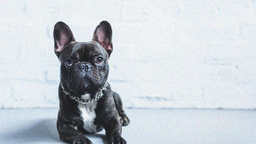
#> input picture images/input/dog.png, 256 x 144 px, shrunk from 1280 x 720 before the run, found by its file name
$ python debug_pipeline.py
#> lines starting #> are read from the running program, lines starting #| are printed output that depends on the picture; after the words box and inside, x2 and y2 are one past the last pixel; in counts of white or black regions, pixels touching at a corner belong together
### src/turtle_draw/turtle_draw/vision/grayscale.py
import cv2
import numpy as np
import matplotlib.pyplot as plt


def rgb_to_grayscale(image):
    """
    Converte uma imagem RGB para escala de cinza
    Fórmula:
    Gray = 0.299R + 0.587G + 0.114B
    """

    # Separa os canais
    red = image[:, :, 0]
    green = image[:, :, 1]
    blue = image[:, :, 2]

    # Aplica fórmula de luminância
    grayscale = (
        0.299 * red +
        0.587 * green +
        0.114 * blue
    )

    return grayscale.astype(np.uint8)


# [20 lines left out: function main, not called in this run]


# [2 lines that do not run on import are left out]

### src/turtle_draw/turtle_draw/vision/convolution.py
import numpy as np
import matplotlib.pyplot as plt
import cv2

from turtle_draw.vision.grayscale import (
    rgb_to_grayscale
)


def apply_convolution(image, kernel):
    """
    Aplica convolução manual em uma imagem
    """

    # Dimensões da imagem
    image_height, image_width = image.shape

    # Dimensões do kernel
    kernel_height, kernel_width = kernel.shape

    # Calcula padding
    pad_h = kernel_height // 2
    pad_w = kernel_width // 2

    # Cria imagem com padding
    padded_image = np.pad(
        image,
        ((pad_h, pad_h), (pad_w, pad_w)),
        mode='constant'
    )

    # Cria saída vazia
    output = np.zeros_like(image)

    # Percorre pixels da imagem
    for y in range(image_height):

        for x in range(image_width):

            # Extrai região local
            region = padded_image[
                y:y + kernel_height,
                x:x + kernel_width
            ]

            # Multiplicação elemento a elemento
            value = np.sum(region * kernel)

            # Salva resultado
            output[y, x] = value

    return output


# [33 lines left out: function main, not called in this run]


# [2 lines that do not run on import are left out]

### src/turtle_draw/turtle_draw/vision/invert.py
import numpy as np


def invert_image(binary_image):

    """
    Inverte imagem binária.
    """

    return 255 - binary_image

### src/turtle_draw/turtle_draw/vision/dilation.py
import numpy as np


def dilate(binary_image):

    """
    Dilatação manual.
    """

    height, width = binary_image.shape

    output = np.copy(binary_image)

    kernel_size = 3
    offset = kernel_size // 2

    for y in range(offset, height - offset):

        for x in range(offset, width - offset):

            region = binary_image[
                y-offset:y+offset+1,
                x-offset:x+offset+1
            ]

            # Se algum pixel for branco
            if np.max(region) == 255:

                output[y, x] = 255

    return output

### src/turtle_draw/turtle_draw/vision/closing.py
from turtle_draw.vision.dilation import (
    dilate
)

from turtle_draw.vision.erosion import (
    erode
)


def apply_closing(binary_image):

    """
    Closing mais forte.
    """

    output = binary_image

    # Dilata várias vezes
    for _ in range(30):

        output = dilate(output)

    # Erode várias vezes
    for _ in range(30):

        output = erode(output)

    return output

### src/turtle_draw/turtle_draw/vision/erosion.py
import numpy as np


def erode(binary_image):

    """
    Erosão manual.
    """

    height, width = binary_image.shape

    output = np.copy(binary_image)

    kernel_size = 3
    offset = kernel_size // 2

    for y in range(offset, height - offset):

        for x in range(offset, width - offset):

            region = binary_image[
                y-offset:y+offset+1,
                x-offset:x+offset+1
            ]

            # Todos precisam ser brancos
            if np.min(region) == 255:

                output[y, x] = 255

            else:

                output[y, x] = 0

    return output

### src/turtle_draw/turtle_draw/vision/outer_contour.py
import numpy as np


def extract_outer_contour(binary_image):

    """
    Extrai apenas o contorno externo.
    """

    height, width = binary_image.shape

    contour = np.full(
        (height, width),
        255,
        dtype=np.uint8
    )

    for y in range(1, height - 1):

        for x in range(1, width - 1):

            # Pixel preto = objeto
            if binary_image[y, x] == 0:

                # Região vizinha
                neighbors = binary_image[
                    y-1:y+2,
                    x-1:x+2
                ]

                # Se algum vizinho for branco
                if np.max(neighbors) == 255:

                    contour[y, x] = 0

    return contour

### src/turtle_draw/turtle_draw/vision/blur.py
import cv2
import numpy as np
import matplotlib.pyplot as plt

from turtle_draw.vision.grayscale import (
    rgb_to_grayscale
)
from turtle_draw.vision.convolution import (
    apply_convolution
)


def apply_blur(image):
    """
    Aplica blur manual usando convolução
    """

    # Kernel de média 3x3
    kernel = np.array([
        [1, 1, 1],
        [1, 1, 1],
        [1, 1, 1]
    ]) / 9

    # Aplica convolução
    blurred = apply_convolution(image, kernel)

    return blurred


# [28 lines left out: function main, not called in this run]


# [2 lines that do not run on import are left out]

### src/turtle_draw/turtle_draw/vision/threshold.py
import cv2
import numpy as np
import matplotlib.pyplot as plt

from turtle_draw.vision.grayscale import (
    rgb_to_grayscale)
from turtle_draw.vision.blur import (
    apply_blur
)
from turtle_draw.vision.sobel import (
    apply_sobel
)


def apply_threshold(image, threshold=140):
    """
    Aplica threshold binário manual.
    """

    # Cria imagem vazia
    binary_image = np.zeros_like(image)

    # Pixels maiores que threshold viram branco
    binary_image[image >= threshold] = 255

    return binary_image


# [55 lines left out: function main, not called in this run]


# [2 lines that do not run on import are left out]

### src/turtle_draw/turtle_draw/vision/debug_pipeline.py
import cv2
import numpy as np
import matplotlib.pyplot as plt

from turtle_draw.vision.grayscale import (
    rgb_to_grayscale
)
from turtle_draw.vision.blur import (
    apply_blur
)
from turtle_draw.vision.threshold import (
    apply_threshold
)
from turtle_draw.vision.closing import (
    apply_closing)
from turtle_draw.vision.invert import (
    invert_image)
from turtle_draw.vision.outer_contour import (
    extract_outer_contour
)


def main():

    # Carrega imagem
    image = cv2.imread(
        'images/input/dog.png'
    )
#> image is the input picture: shape (144, 256, 3); mean B, G, R 210.4, 204.4, 197.7

    # Verifica erro
    if image is None:

        print("Imagem não encontrada.")
        return

    # BGR -> RGB
    image = cv2.cvtColor(
        image,
        cv2.COLOR_BGR2RGB
    )

    # Grayscale
    gray = rgb_to_grayscale(image)
#> in rgb_to_grayscale, `blue = image[:, :, 2]`:
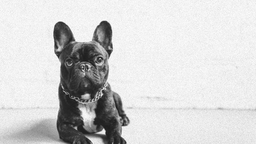
#> blue: shape (144, 256); min 25, max 255, mean 210.4

    # Blur
    blurred = apply_blur(gray)
#> in apply_convolution, `padded_image = np.pad( image, ((pad_h, pad_h), (pad_w, pad_w)), mode='..`:
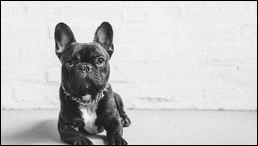
#> padded_image: shape (146, 258); min 0, max 252, mean 198.3
#> after the loop in apply_convolution, `for y in range(image_height):`:
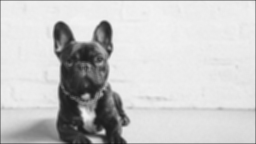
#> output: shape (144, 256); min 21, max 243, mean 200.5

   # Threshold
    binary = apply_threshold(
    blurred,
    threshold=120
    )
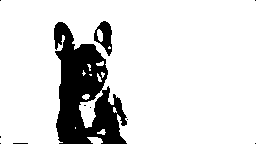
#> binary: shape (144, 256); 85.5% white; 11 black regions (9 under 20 px), largest, box (x1, y1, x2, y2) and area: (54, 22, 127, 144) 4986, (94, 21, 112, 56) 333

    # Inverte imagem
    inverted = invert_image(binary)

    # Closing
    closed = apply_closing(inverted)
#> after the loop in apply_closing, `for _ in range(30):`:
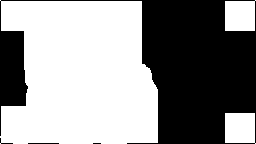
#> output: shape (144, 256); 57.6% white; 4 black regions (2 under 20 px), largest, box (x1, y1, x2, y2) and area: (0, 0, 256, 144) 15589, (28, 143, 59, 144) 31
#> after the loop in apply_closing, `for _ in range(30):`:
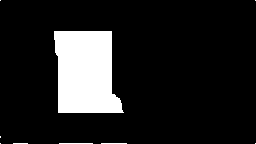
#> output: shape (144, 256); 12.9% white; 9 white regions (6 under 20 px), largest, box (x1, y1, x2, y2) and area: (54, 31, 124, 113) 4672, (59, 143, 93, 144) 34, (101, 143, 127, 144) 26

    # Contorno externo
    outer = extract_outer_contour(
    closed
    )
#> after the loop in extract_outer_contour, `for y in range(1, height - 1):`:
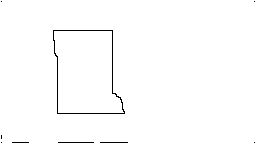
#> contour: shape (144, 256); 98.9% white; black in thin lines or dots


    # Desinverte
    closed = invert_image(closed)

    # Cria figura
    fig, axes = plt.subplots(1, 7, figsize=(24, 5))

    # Original
    axes[0].imshow(image)
    axes[0].set_title('Original')

    # Grayscale
    axes[1].imshow(
        gray,
        cmap='gray'
    )
    axes[1].set_title('Grayscale')

    # Blur
    axes[2].imshow(
        blurred,
        cmap='gray'
    )
    axes[2].set_title('Blur')

    # Threshold
    axes[3].imshow(
    binary,
    cmap='gray'
    )
    axes[3].set_title('Threshold')

    # Invertida
    axes[4].imshow(
    inverted,
    cmap='gray'
    )
    axes[4].set_title('Inverted')

    # Closing
    axes[5].imshow(
    closed,
    cmap='gray'
    )
    axes[5].set_title('Closing')

    # Contorno externo
    axes[6].imshow(
    outer,
    cmap='gray'
    )
    axes[6].set_title(
    'Outer Contour'
    )

    # Remove eixos
    for ax in axes:

        ax.axis('off')

    plt.tight_layout()

    plt.show()


if __name__ == '__main__':

    main()
